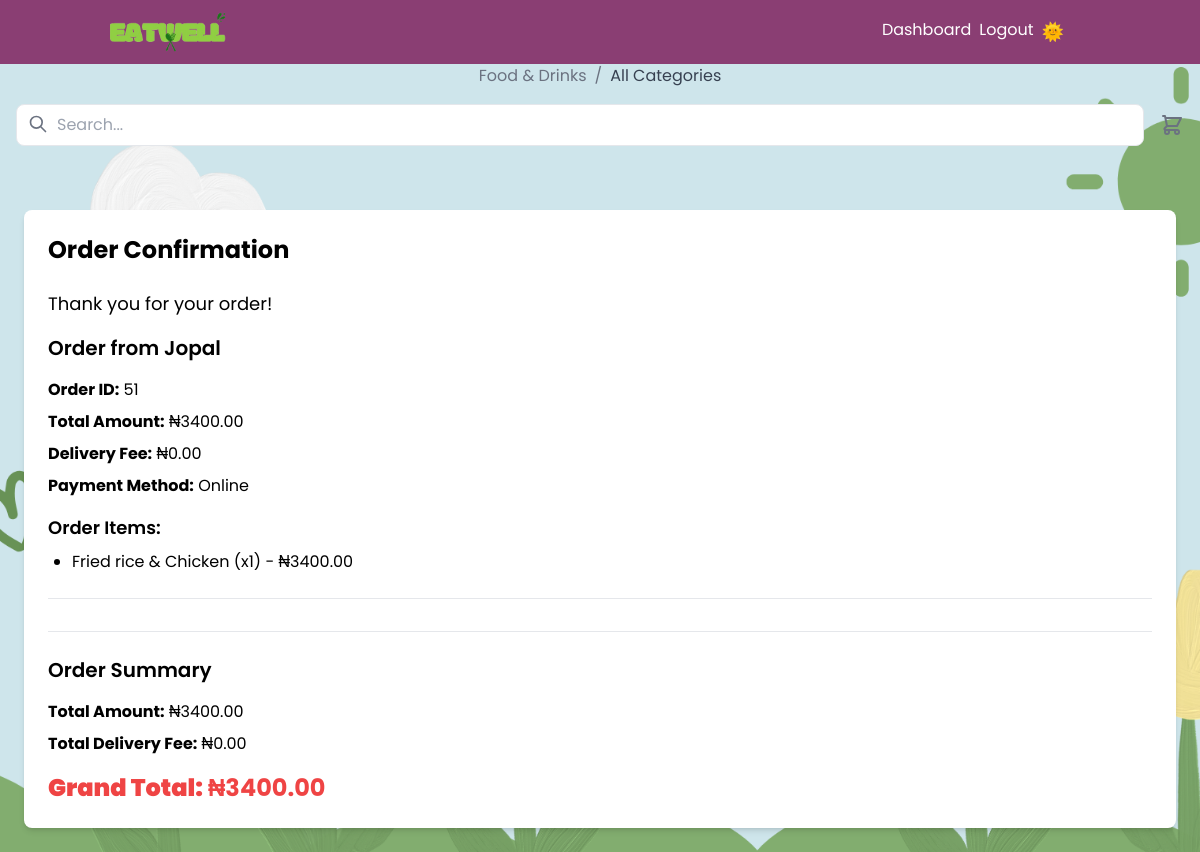
Page /order-confirmation/ (signed in) on the earlier database version.
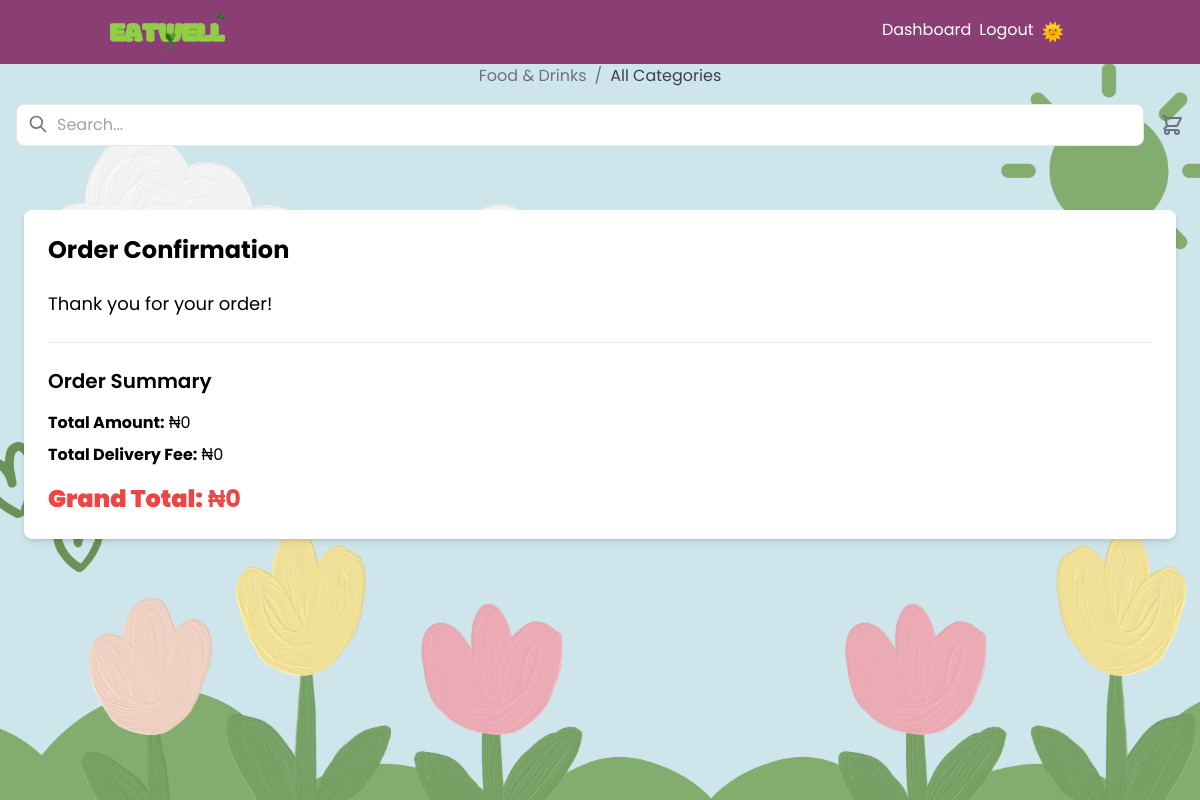
Same page on the later database version.
### eatwellapp/models.py (models this page shows, shortened)
class Order(models.Model):
    customer = models.ForeignKey(Customer, on_delete=models.CASCADE, related_name='orders')
    restaurant = models.ForeignKey(Restaurant, on_delete=models.CASCADE, related_name='orders')
    created_at = models.DateTimeField(auto_now_add=True)
    total_amount = models.DecimalField(max_digits=10, decimal_places=2)
    is_paid = models.BooleanField(default=False)
    payment_method = models.CharField(max_length=20, choices=(('online', 'Online'), ('on_delivery', 'On Delivery')))
    address = models.TextField(null=True, blank=True)  # Make address nullable
    delivery_fee = models.DecimalField(max_digits=10, decimal_places=2, default=0.00)

class Restaurant(models.Model):
    owner = models.ForeignKey(StoreOwner, on_delete=models.CASCADE, related_name='restaurants')
    name = models.CharField(max_length=100)
    location = models.CharField(max_length=10, choices=(('ogoja', 'Ogoja'), ('okuku', 'Okuku')))

class OrderItem(models.Model):
    order = models.ForeignKey(Order, on_delete=models.CASCADE, related_name='items')
    food = models.ForeignKey(Food, on_delete=models.CASCADE)
    quantity = models.PositiveIntegerField()
    price = models.DecimalField(max_digits=8, decimal_places=2)

class Food(models.Model):
    CATEGORY_CHOICES = (
        ('fast', 'Fast'),
        ('drinks', 'Drinks'),
        ('swallow', 'Swallow'),
        ('desserts', 'Desserts'),
    )
    restaurant = models.ForeignKey(Restaurant, on_delete=models.CASCADE, related_name='foods')
    category = models.CharField(max_length=20, choices=CATEGORY_CHOICES, default='fast')
    name = models.CharField(max_length=100)
    description = models.TextField()
    price = models.DecimalField(max_digits=8, decimal_places=2)
    image = models.ImageField(upload_to='food_images/', blank=True, null=True)
    weight = models.IntegerField(help_text='Weight in grams', default=0)

### eatwellapp/views.py (the view)
# urls.py: path('order-confirmation/', views.order_confirmation, name='order_confirmation'),
@login_required
def order_confirmation(request):
    recent_order_ids = request.session.get('recent_order_ids', [])
    if recent_order_ids:
        recent_orders = Order.objects.filter(id__in=recent_order_ids).order_by('-created_at')
    else:
        recent_orders = Order.objects.filter(customer=request.user.customer).order_by('-created_at')[:1]
    total_amount = sum(order.total_amount for order in recent_orders)
    total_delivery_fee = sum(order.delivery_fee for order in recent_orders)
    context = {
        'orders': recent_orders,
        'total_amount': total_amount,
        'total_delivery_fee': total_delivery_fee,
        'grand_total': total_amount + total_delivery_fee
    }
    if 'recent_order_ids' in request.session:
        del request.session['recent_order_ids']
    return render(request, 'eatwellapp/order_confirmation.html', context)

### eatwellapp/templates/eatwellapp/order_confirmation.html (shortened to what this page needs)
{% extends 'base.html' %}
{% load static %}
{% block content %}
<div class="h-screen overflow-auto" style="background-image: url('{% static 'images/dashboard_bg.png' %}'); background-size: cover; background-repeat: no-repeat;">
    <div class="flex flex-col justify-between items-center py-8 px-4 font-sans" >
        <div class="flex items-center space-x-2 text-gray-500 mb-4 mt-8">
            <a href="{% url 'food_categories' %}" class="hover:text-gray-700">Food & Drinks</a>
            <span>/</span>
            <span class="text-gray-700">{{ category_name|default:"All Categories" }}</span>
        </div>
        <div class="flex items-center space-x-4 w-full">
            <div class="relative w-full">
                <input type="text"
                    placeholder="Search..."
                    class="w-full pl-10 pr-4 py-2 border rounded-lg focus:outline-none focus:border-yellow-500">
                <svg class="w-5 h-5 text-gray-500 absolute left-3 top-2.5" fill="none" stroke="currentColor" viewBox="0 0 24 24">
                    <path stroke-linecap="round" stroke-linejoin="round" stroke-width="2" d="M21 21l-6-6m2-5a7 7 0 11-14 0 7 7 0 0114 0z"></path>
                </svg>
            </div>
            <a href="{% url 'cart' %}" class="relative">
            </a>
        </div>
    </div>
    <div class="bg-white rounded-lg shadow-md p-6 m-6 mt-8">
        <h2 class="text-2xl font-bold mb-6">Order Confirmation</h2>
        <p class="text-lg mb-4">Thank you for your order!</p>
        {% for order in orders %}
            <div class="mb-8 pb-6 border-b {% if not forloop.last %}border-gray-200{% endif %}">
                <h3 class="text-xl font-semibold mb-4">Order from {{ order.restaurant.name }}</h3>
                <p class="mb-2"><strong>Order ID:</strong> {{ order.id }}</p>
                <p class="mb-2"><strong>Total Amount:</strong> ₦{{ order.total_amount }}</p>
                <p class="mb-2"><strong>Delivery Fee:</strong> ₦{{ order.delivery_fee }}</p>
                <p class="mb-2"><strong>Payment Method:</strong> {{ order.get_payment_method_display }}</p>
                <h4 class="text-lg font-semibold mt-4 mb-2">Order Items:</h4>
                <ul class="list-disc pl-6">
                    {% for item in order.items.all %}
                        <li>{{ item.food.name }} (x{{ item.quantity }}) - ₦{{ item.price }}</li>
                    {% endfor %}
                </ul>
            </div>
        {% endfor %}
        <div class="mt-6 pt-6 border-t border-gray-200">
            <h3 class="text-xl font-semibold mb-4">Order Summary</h3>
            <p class="mb-2"><strong>Total Amount:</strong> ₦{{ total_amount }}</p>
            <p class="mb-2"><strong>Total Delivery Fee:</strong> ₦{{ total_delivery_fee }}</p>
            <p class="text-2xl font-bold text-red-500 mt-4"><strong>Grand Total:</strong> ₦{{ grand_total }}</p>
        </div>
    </div>
</div>
{% endblock %}

### eatwellapp/templates/base.html (shortened to what this page needs)
<!DOCTYPE html>
<html lang="en">
<head>
    {% load static %}
    <link href="{% static 'css/output.css' %}" rel="stylesheet">
    <link href="{% static 'css/styles.css' %}" rel="stylesheet">
</head>
<body class="bg-gray-100 min-h-screen flex flex-col font-sans">
    <header class="header bg-[#8A3E73] text-white w-full fixed z-10">
        <nav class="container mx-auto px-4 py-2 flex justify-between items-center">
            <a href="{% url 'home' %}" class="text-2xl font-bold">
                <img src="{% static 'images/eatwell.png' %}" alt="EatWell Logo" class=" w-32">
            </a>
            <ul class="flex space-x-2 mr-8">
                {% if user.is_authenticated %}
                    {% if user.user_type == 'customer' %}
                        <li><a href="{% url 'customer_dashboard' %}" class="hover:text-blue-200">Dashboard</a></li>
                    {% elif user.user_type == 'store_owner' %}
                        <li><a href="{% url 'store_owner_dashboard' %}" class="hover:text-blue-200">Dashboard</a></li>
                    {% endif %}
                    <form action="{% url 'logout' %}" method="post">
                        <li><button type="submit" class="hover:text-blue-200 bg-transparent border-none cursor-pointer">Logout</button></li>
                    </form>
                {% else %}
                    <li><a href="{% url 'login' %}" class="hover:text-blue-200 ">Login</a></li>
                    <!-- <li><a href="{% url 'customer_register' %}" class="hover:text-blue-200">Customer Register</a></li>
                    <li><a href="{% url 'store_owner_register' %}" class="hover:text-blue-200">Store Owner Register</a></li> -->
                {% endif %}
                <button id="theme-toggle" class=" rounded-md mr-4">
                    <span id="theme-icon" class="text-lg">🌞</span>
                  </button>
            </ul>
        </nav>
    </header>
    <main class=" ">
        {% block content %}
        {% endblock %}
    </main>
</body>
</html>

### eatwellapp/static/css/styles.css (style rules this page uses)
body { font-family: poppins, sans-serif; }
body { background-color: white; color: black; transition: background-color 0.3s, color 0.3s; }

Differences in the rows shown:
removed Order: restaurant.name "Jopal", id "51", total_amount "3400.00", delivery_fee "0.00", payment_method "Online"
removed OrderItem: food.name "Fried rice & Chicken", quantity "1", price "3400.00"
Other differences:
{{ total_amount }}: "3400.00" → "0"
{{ total_delivery_fee }}: "0.00" → "0"
{{ grand_total }}: "3400.00" → "0"
